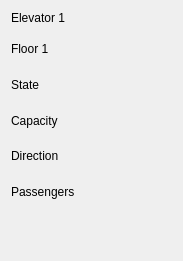
<?xml version="1.0" encoding="UTF-8"?>
<ui version="4.0">
 <class>Elevator</class>
 <widget class="QWidget" name="Elevator">
  <property name="geometry">
   <rect>
    <x>0</x>
    <y>0</y>
    <width>183</width>
    <height>261</height>
   </rect>
  </property>
  <property name="windowTitle">
   <string>Form</string>
  </property>
  <property name="styleSheet">
   <string notr="true">margin:0px;</string>
  </property>
  <layout class="QVBoxLayout" name="verticalLayout" stretch="0,5,0,0">
   <item>
    <widget class="QLabel" name="elevatorLabel">
     <property name="text">
      <string>Elevator 1</string>
     </property>
    </widget>
   </item>
   <item>
    <layout class="QGridLayout" name="gridLayout">
     <property name="spacing">
      <number>0</number>
     </property>
     <item row="0" column="0">
      <layout class="QVBoxLayout" name="elevator">
       <property name="spacing">
        <number>0</number>
       </property>
      </layout>
     </item>
     <item row="0" column="1">
      <layout class="QVBoxLayout" name="elevatorInfoVLayout">
       <item>
        <widget class="QLabel" name="elevatorFloorLabel">
         <property name="text">
          <string>Floor 1</string>
         </property>
        </widget>
       </item>
       <item>
        <widget class="QLabel" name="elevatorStateLabel">
         <property name="text">
          <string>State</string>
         </property>
        </widget>
       </item>
       <item>
        <widget class="QLabel" name="elevatorCapactiyLabel">
         <property name="text">
          <string>Capacity</string>
         </property>
        </widget>
       </item>
       <item>
        <widget class="QLabel" name="elevatorDirectionLabel">
         <property name="text">
          <string>Direction</string>
         </property>
        </widget>
       </item>
       <item>
        <widget class="QLabel" name="elevatorPassengersLabel">
         <property name="text">
          <string>Passengers</string>
         </property>
        </widget>
       </item>
      </layout>
     </item>
    </layout>
   </item>
   <item>
    <layout class="QGridLayout" name="elevatorIndoorLayout"/>
   </item>
   <item>
    <spacer name="verticalSpacer">
     <property name="orientation">
      <enum>Qt::Vertical</enum>
     </property>
     <property name="sizeHint" stdset="0">
      <size>
       <width>20</width>
       <height>40</height>
      </size>
     </property>
    </spacer>
   </item>
  </layout>
 </widget>
 <resources/>
 <connections/>
</ui>
